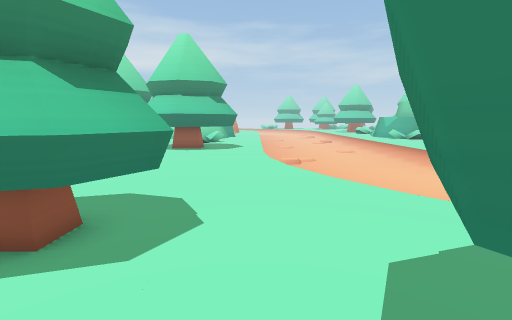
View 1 (above)

24 first-person views from a walk through a 3-D level made in the Unity game engine. The camera is 1.5 m above the floor, tilts 8° down and sees 85° across. The floor is counted in squares, 1 m on a side. Each view is taken from the middle of a square. On the plan, view 1 faces up. The plan holds only what a view shows up to about 14 squares ahead; the rest is blank. The place goes on beyond the plan. The player is left out.

View 2
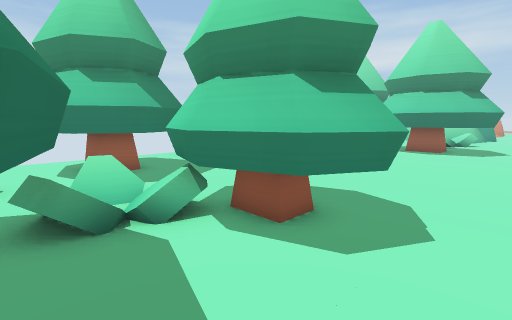

View 3
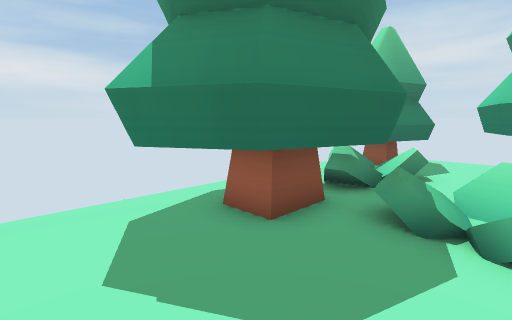

View 4
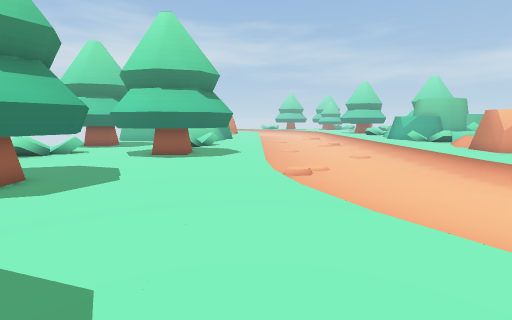

View 5
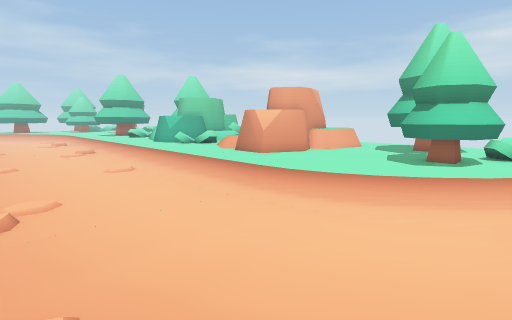

View 6
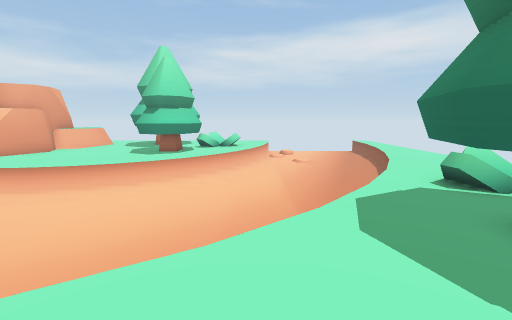

View 7
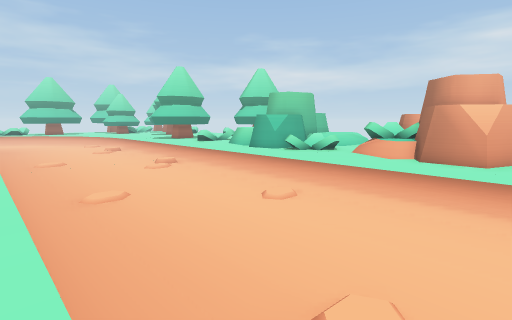

View 8
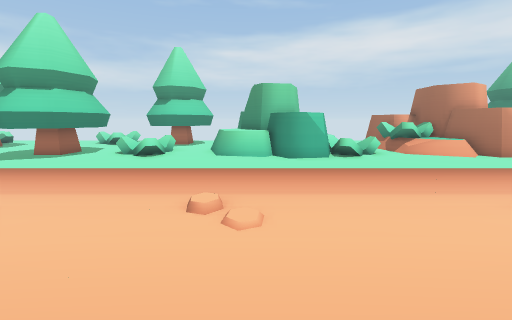

View 9
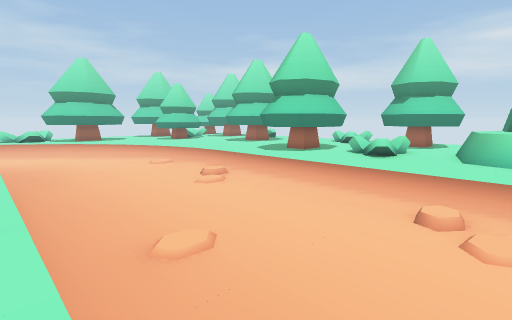

View 10
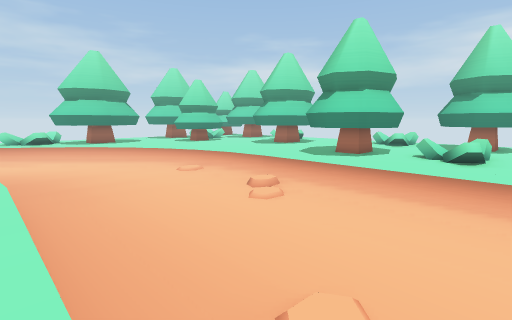

View 11
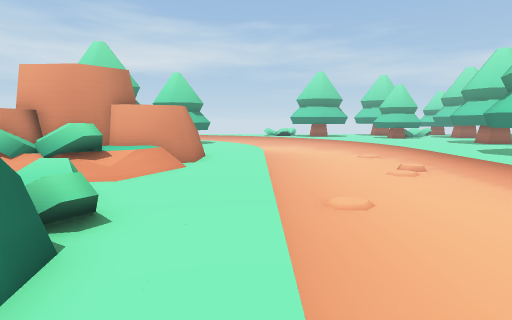

View 12
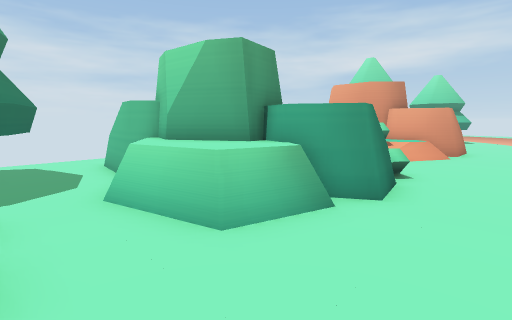

View 13
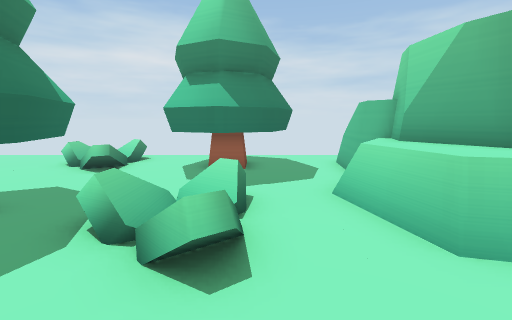

View 14
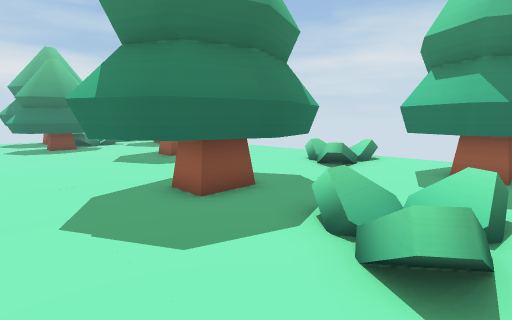

View 15
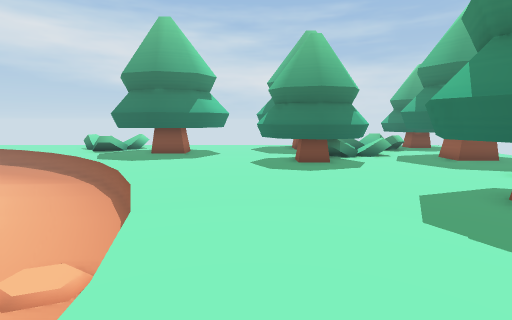

View 16
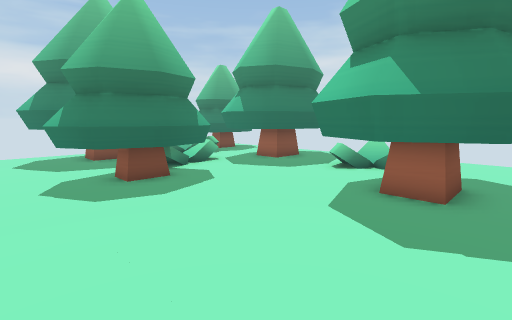

View 17
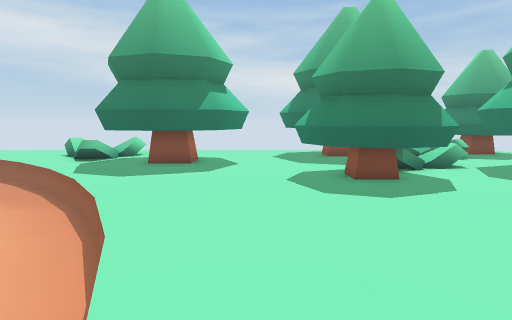

View 18
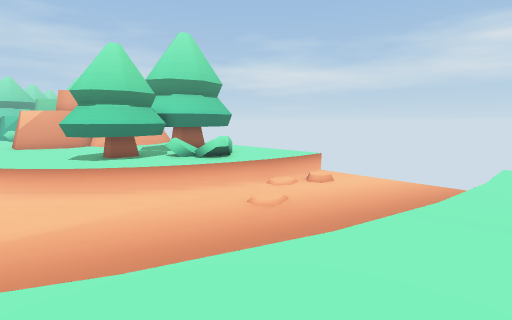

View 19
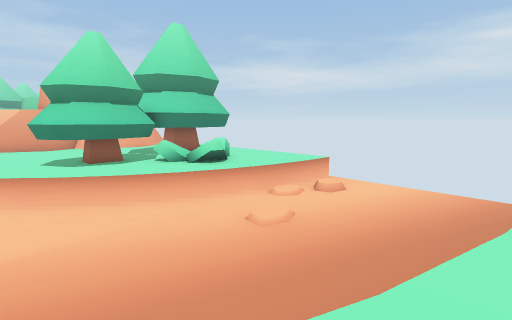

View 20
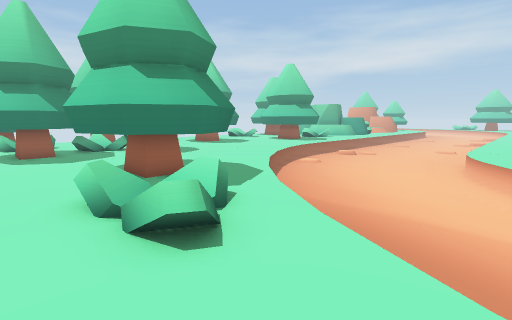

View 21
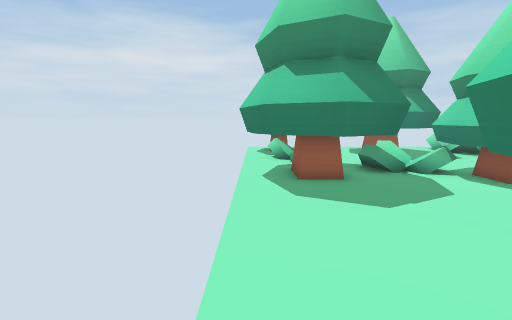

View 22
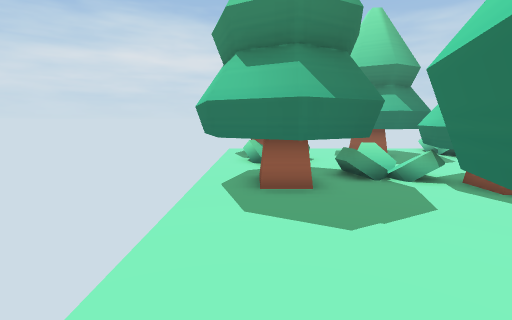

View 23
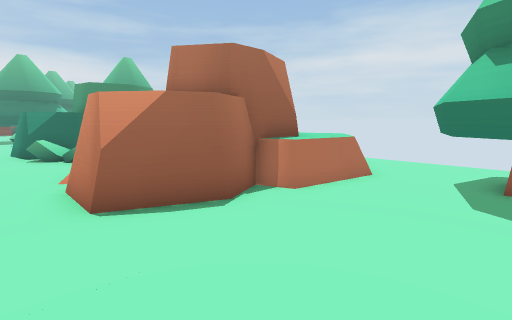

View 24
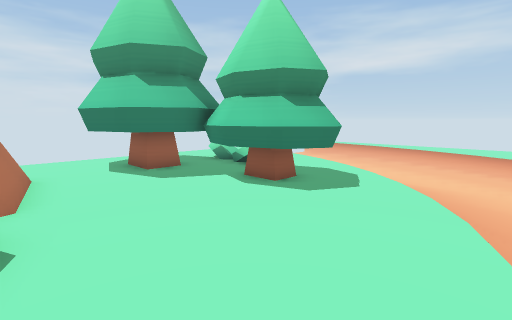

### Floor plan
Key: @ floor where view 1 was taken; # wall or solid block; . main floor; : floor 0.25 m higher than the main floor; + floor 0.5 m higher than the main floor; * floor 0.75 m higher than the main floor; / step, stairs or slope; = window, fence, low wall or low ledge; ^ raised ledge; v drop or lower ground; T thing the floor can be seen under or through; O other object.
Columns run from 12 left of view 1 to 21 right of it. Each row starts with its distance up from view 1.
 47        vv vvvvvvv
 46            vvvvvvv
 45           vvvvvvvvv
 44        ###.vvvvvvvvv
 43      ####...vvvvvvvv
 42     ##......vvvvvvvvv.
 41    ###......vvvvvvvvv..
 40 .............vvvvvvvvv.
 39 ....=........vvvvvvvvv.OOO
 38 ..=^^^=......vvvvvvvvv.OOO
 37   ^^^#####...vvvvvvvvvOOOOO
 36    ^  ##^#...vvvvvvvvv.OOOOO
 35       ##^#...vvvvvvvvv. OOO
 34     ###/*=...vvvvvvvvv.  OO OOO
 33      ^* */...vvvvvvvvv. O OOOOO
 32      /+==....vvvvvvvvv. O OOOOO
 31         .....vvvvvvvvv.......O
 30         =#...vvvvvvvvv...=^=
 29         #=...vvvvvvvvv..=^^^##
 28         ##...vvvvvvvvv..=^#
 27         ##...vvvvvvvvv.####
 26        ###...vvvvvvvvv.###
 25     ####^=...vvvvvvvvv..###
 24 ..####^^^=...vvvvvvvvv..=.=
 23 ......^^=....vvvvvvvvv...=.
 22 ..OOO........vvvvvvvvv...=.
 21  OOOOO      .vvvvvvvvv...##
 20    OOO      .vvvvvvvvv...##
 19  OOOOO     ..vvvvvvvvv..=###
 18   OO    O  ..vvvvvvvvv..###
 17       OOOOO..vvvvvvvvv.=###
 16       OOOOOO.vvvvvvvvv..###
 15       OOOOO..vvvvvvvvv...##
 14        OOO ..vvvvvvvvv......
 13            .. vvvvvvvv.......
 12            ..vvvvvvvvv......#^
 11     OOOO   ..vvvvvvvvv...   ###
 10    OOOOOO  ..vvvvvvvvvv.TTT ####
  9       OOO  ...vvvvvvvvv.TTT##^#^#
  8    OOOOO   ...vvvvvvvvvv.TT##:+=..
  7            ....vvvvvvvvvv....:....
  6            ....vvvvvvvvvvvv..=....
  5   OO    OOO.....vvvvvvvvvvvvv.....
  4  OOOOO OOOO......vvvvvvvvvvvvvvvvv
  3 OOOOOO OOOOO......vvvvvvvvvvvvvvvv
  2 OOOOOOOOOOO..#####.vvvvvvvvvvvvvvv
  1  OOOO  OO  ..#####...vvvvvvvvvvvvv
  0  OO.O OOOOO.@######=...vvvvvvvvvvv
 -1 OOOOOOOOOOOO.######:=....vvvvvvvvv
 -2 OOOOOOOOOOO.......=.........vvvvvv
 -3  OOO  OOOOO.......................

Where each view was taken, in squares from view 1:
view 1: 0 up, 0 right, facing up
view 2: 0 up, 0 right, facing up-left
view 3: 2 up, 0 right, facing down-left
view 4: 3 up, 0 right, facing up
view 5: 7 up, 2 right, facing up-right
view 6: 5 up, 0 right, facing right
view 7: 15 up, 0 right, facing up-right
view 8: 28 up, 0 right, facing right
view 9: 28 up, 0 right, facing up-right
view 10: 31 up, 0 right, facing up-right
view 11: 25 up, 0 right, facing up
view 12: 21 up, 0 right, facing up-left
view 13: 21 up, 0 right, facing left
view 14: 21 up, 0 right, facing down-left
view 15: 14 up, 1 left, facing down
view 16: 11 up, 0 right, facing down-left
view 17: 11 up, 0 right, facing down
view 18: 3 down, 10 right, facing up-right
view 19: 2 down, 11 right, facing up-right
view 20: 3 down, 11 right, facing up-left
view 21: 3 down, 4 right, facing left
view 22: 2 down, 3 right, facing left
view 23: 42 up, 1 left, facing down-left
view 24: 38 up, 0 right, facing up-left
